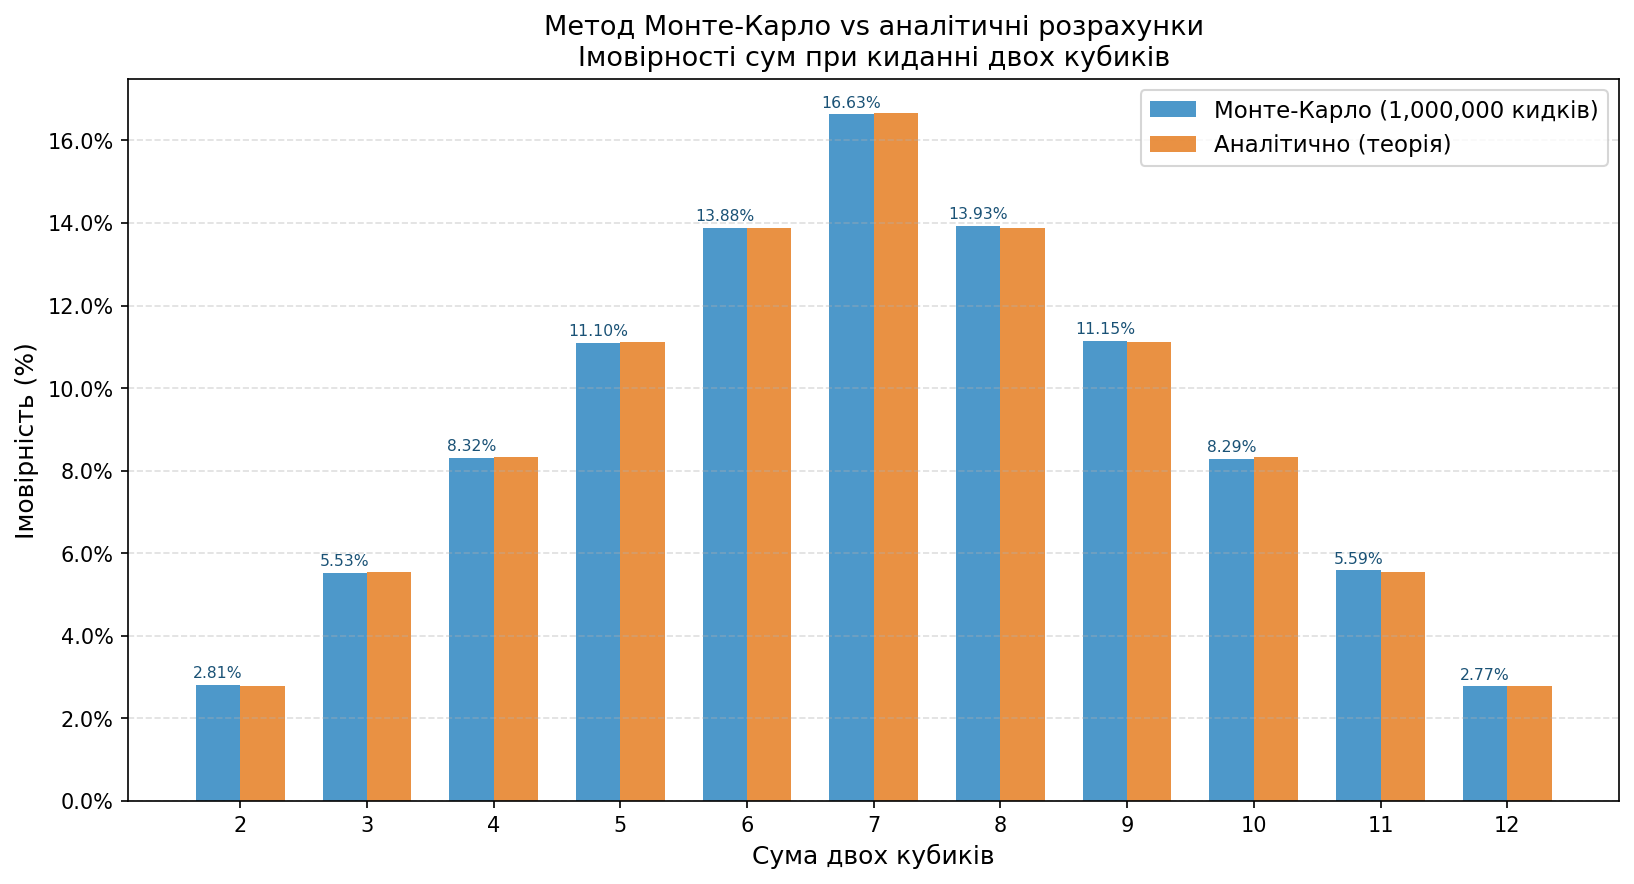

Generate this figure with Python:
"""
Завдання 7: Метод Монте-Карло — симуляція кидання двох кубиків
Обчислює імовірності кожної суми (2–12) та порівнює з аналітичними значеннями.
"""

import random
import matplotlib.pyplot as plt
import matplotlib.ticker as mticker


# ── Аналітичні ймовірності ────────────────────────────────────────────────────

ANALYTICAL = {
    2:  1/36,  3:  2/36,  4:  3/36,
    5:  4/36,  6:  5/36,  7:  6/36,
    8:  5/36,  9:  4/36,  10: 3/36,
    11: 2/36,  12: 1/36,
}


# ── Симуляція Монте-Карло ─────────────────────────────────────────────────────

def monte_carlo_dice(num_rolls: int = 1_000_000) -> dict[int, float]:
    """
    Симулює кидання двох кубиків num_rolls разів.
    Повертає словник {сума: ймовірність}.
    """
    counts = {s: 0 for s in range(2, 13)}

    for _ in range(num_rolls):
        roll = random.randint(1, 6) + random.randint(1, 6)
        counts[roll] += 1

    return {s: counts[s] / num_rolls for s in counts}


# ── Таблиця порівняння ────────────────────────────────────────────────────────

def print_table(mc_probs: dict, num_rolls: int):
    print(f"\n{'Сума':>5} │ {'Монте-Карло':>12} │ {'Аналітично':>12} │ {'Різниця':>10}")
    print("──────┼──────────────┼──────────────┼────────────")
    for s in range(2, 13):
        mc   = mc_probs[s]
        ana  = ANALYTICAL[s]
        diff = abs(mc - ana)
        print(f"  {s:>2}  │  {mc*100:>8.4f} %  │  {ana*100:>8.4f} %  │  {diff*100:>7.4f} %")


# ── Візуалізація ──────────────────────────────────────────────────────────────

def visualize(mc_probs: dict, num_rolls: int):
    sums = list(range(2, 13))
    mc_vals  = [mc_probs[s] * 100  for s in sums]
    ana_vals = [ANALYTICAL[s] * 100 for s in sums]

    x = range(len(sums))
    width = 0.35

    fig, ax = plt.subplots(figsize=(11, 6))

    bars_mc  = ax.bar([i - width/2 for i in x], mc_vals,  width,
                      label=f"Монте-Карло ({num_rolls:,} кидків)",
                      color='#2E86C1', alpha=0.85)
    bars_ana = ax.bar([i + width/2 for i in x], ana_vals, width,
                      label="Аналітично (теорія)",
                      color='#E67E22', alpha=0.85)

    ax.set_xlabel("Сума двох кубиків", fontsize=12)
    ax.set_ylabel("Імовірність (%)", fontsize=12)
    ax.set_title("Метод Монте-Карло vs аналітичні розрахунки\n"
                 "Імовірності сум при киданні двох кубиків", fontsize=13)
    ax.set_xticks(list(x))
    ax.set_xticklabels(sums)
    ax.yaxis.set_major_formatter(mticker.FormatStrFormatter('%.1f%%'))
    ax.legend(fontsize=11)
    ax.grid(axis='y', linestyle='--', alpha=0.4)

    # Підписи значень на стовпцях
    for bar in bars_mc:
        ax.text(bar.get_x() + bar.get_width() / 2,
                bar.get_height() + 0.1,
                f"{bar.get_height():.2f}%",
                ha='center', va='bottom', fontsize=7.5, color='#1A5276')

    plt.tight_layout()
    out_path = "task7_monte_carlo.png"
    plt.savefig(out_path, dpi=150, bbox_inches='tight')
    plt.show()
    print(f"\nГрафік збережено: {out_path}")


# ── Демонстрація ──────────────────────────────────────────────────────────────

def main():
    print("=" * 55)
    print("  Завдання 7: Метод Монте-Карло (два кубики)")
    print("=" * 55)

    NUM_ROLLS = 1_000_000
    print(f"\nСимулюємо {NUM_ROLLS:,} кидків...")

    random.seed(42)   # для відтворюваності результатів
    mc_probs = monte_carlo_dice(NUM_ROLLS)

    print_table(mc_probs, NUM_ROLLS)
    visualize(mc_probs, NUM_ROLLS)

    # Середня абсолютна похибка
    mae = sum(abs(mc_probs[s] - ANALYTICAL[s]) for s in range(2, 13)) / 11
    print(f"\nСередня абсолютна похибка: {mae*100:.5f} %")
    print("\nВисновок: результати методу Монте-Карло добре узгоджуються з")
    print("аналітичними значеннями. Чим більше кидків — тим точніший результат")
    print("(закон великих чисел). Детальніші висновки — у README.md.")


if __name__ == "__main__":
    main()
